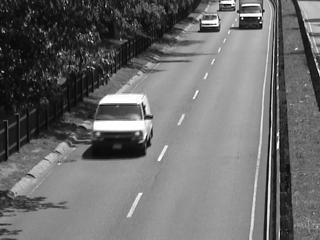
#> input picture 04/I.jpg, 320 x 240 px, given in place of vid1_IR.avi, which was not available
$ jupyter execute main.ipynb   (shell and % lines are left out)   (text cells are left out)
#> lines starting #> are read from the running program, lines starting #| are printed output that depends on the picture; after the words box and inside, x2 and y2 are one past the last pixel; in counts of white or black regions, pixels touching at a corner belong together; pictures that were not available may be replaced by others from this repository, and a replacement may not be noted
[cell 1]
import cv2
import matplotlib.pyplot as plt
import numpy as np

[cell 2]
plt.rcParams['figure.figsize'] = (10, 10)
plt.rcParams['image.interpolation'] = 'nearest'

[cell 3]
cap = cv2.VideoCapture('mats/vid1_IR.avi')

[cell 4]
while cap.isOpened():
    ret, frame = cap.read()
#> frame is the input picture: shape (240, 320, 3); min 0, max 255, mean 107.9
    if not ret:
        break

    G = cv2.cvtColor(frame, cv2.COLOR_BGR2GRAY)
    cv2.imshow('IR', G)
    if cv2.waitKey(1) & 0xFF == ord('q'):
#> (key q is pressed here)
        break

cap.release()
cv2.destroyAllWindows()

[cell 5]
def process_frame(current_frame: np.ndarray) -> np.ndarray:
    original_image: np.ndarray = current_frame.copy()

    gray_image: np.ndarray = cv2.cvtColor(current_frame, cv2.COLOR_BGR2GRAY)

    _, threshold_image = cv2.threshold(gray_image, 45, 255, cv2.THRESH_BINARY)
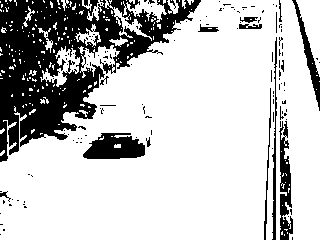
#> threshold_image: shape (240, 320); 76.5% white; 138 black regions (122 under 20 px), largest, box (x1, y1, x2, y2) and area: (0, 0, 201, 162) 13759, (83, 133, 145, 159) 1173, (279, 121, 293, 240) 920
    median: np.ndarray = cv2.medianBlur(threshold_image, 7)
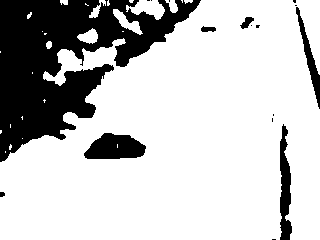
#> median: shape (240, 320); 76.6% white; 17 black regions (10 under 20 px), largest, box (x1, y1, x2, y2) and area: (0, 0, 201, 162) 15077, (84, 133, 146, 159) 1188, (280, 124, 292, 240) 925
    # Ta 'heurystyka', to po prostu dylatacja obrazu
    dilated = cv2.dilate(median, np.ones((5, 5), np.uint8))
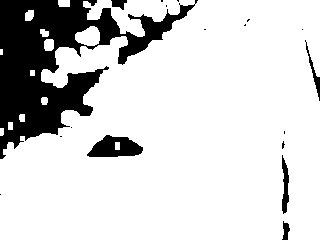
#> dilated: shape (240, 320); 82.7% white; 18 black regions (12 under 20 px), largest, box (x1, y1, x2, y2) and area: (0, 0, 198, 159) 11836, (87, 135, 143, 157) 818, (282, 155, 289, 214) 264, (305, 40, 320, 101) 169, (111, 0, 127, 10) 103, (282, 221, 290, 240) 93
    closed: np.ndarray = cv2.morphologyEx(dilated, cv2.MORPH_CLOSE, np.ones((7, 7), np.uint8), iterations=2)
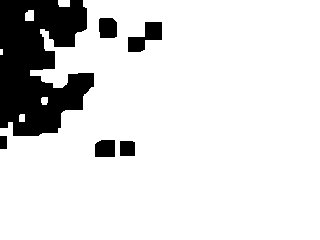
#> closed: shape (240, 320); 86.3% white; 6 black regions, box (x1, y1, x2, y2) and area: (0, 0, 94, 136) 9016, (128, 22, 162, 52) 555, (99, 18, 117, 38) 341, (95, 140, 115, 157) 327, (120, 141, 135, 156) 223, (0, 136, 7, 149) 91

    num_labels, labels, stats, centroids = cv2.connectedComponentsWithStats(closed)
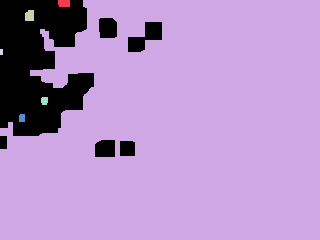
#> labels: shape (240, 320) int32; 7 distinct labels, from 0 to 6; one colour per label, 0 black
#> num_labels = 7; stats = [[0, 0, 162, 157, 10553], [58, 0, 12, 7, 82], [0, 0, 320, 240, 65957], [25, 10, 9, 11, 92], [0, 49, 3, 6, 18], [41, 97, 7, 8, 51], [19, 114, 6, 8, 47]]; centroids = [[49.22, 66.6], [63.63, 2.94], [177.7, 128.3], [29.24, 15.33], [1, 51.5], [44.06, 100.3], [21.55, 117.6]]

    objects_on_screen: bool = num_labels > 1
#> objects_on_screen = True
    if objects_on_screen:
        for object_index in range(1, num_labels):
            x, y, w, h, area = stats[object_index]

            too_small: bool = area < 400
            not_rectangle: bool = abs(w - h) < 30
            if too_small or not_rectangle:
                continue

            centroid_x, centroid_y = centroids[object_index]

            cv2.rectangle(original_image, (x, y), (x + w, y + h), (255, 0, 0), 2)
            cv2.putText(original_image, str(object_index), (int(centroid_x), int(centroid_y)), cv2.FONT_HERSHEY_SIMPLEX, 1, (0, 255, 0), 1)
#> this loop made 6 passes
#> (x, y, w, h, area, too_small, not_rectangle, centroid_x) on pass 2: (0, 0, 320, 240, 65957, False, False, 177.7)
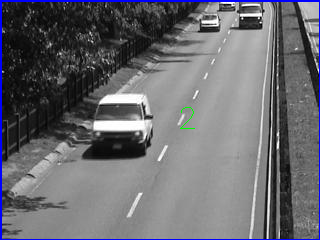
#> original_image: shape (240, 320, 3); 2.24% of pixels changed, all inside (x1, y1, x2, y2) = (0, 0, 320, 240)

    return original_image

def process_video(file: str) -> None:
    capture = cv2.VideoCapture(file)

    while capture.isOpened():
        has_next_frame, current_frame = capture.read()
        if not has_next_frame:
            break

        new_image = process_frame(current_frame)
        cv2.imshow('IR', new_image)
        if cv2.waitKey(1) & 0xFF == ord('q'):
#> (key q is pressed here)
            break

    capture.release()
    cv2.destroyAllWindows()

process_video('mats/vid1_IR.avi')
